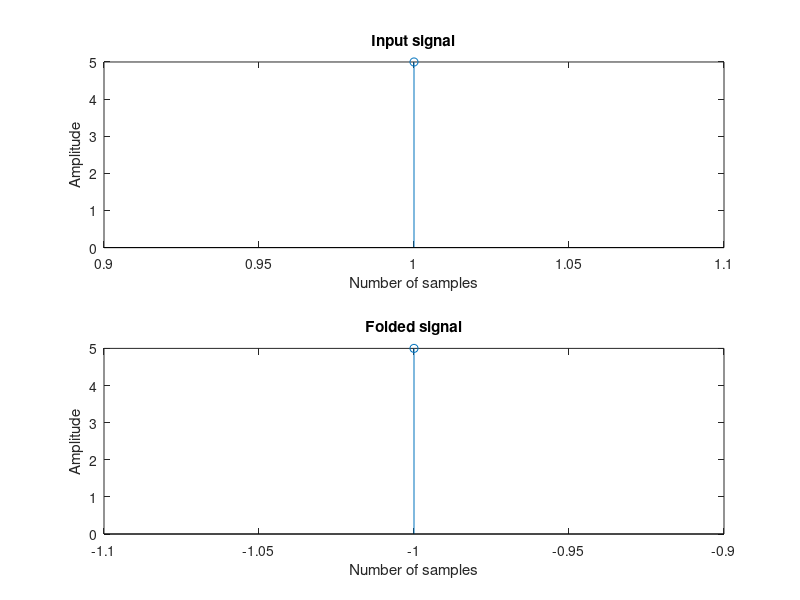

The MATLAB source for this figure:
clc;
clear all;
close all;
%Folding or Flipping of Sequence
x=input('Enter the sequence: ');
a=length(x);
n=1:1:a;
subplot(2,1,1);
stem(n,x);
xlabel('Number of samples');
ylabel('Amplitude');
title('Input signal');
m=-a:1:-1;
y=x(a-n+1);
subplot(2,1,2);
stem(m,y);
xlabel('Number of samples');
ylabel('Amplitude');
title('Folded signal');
display(x);
display(y);
display(n);
display(m);